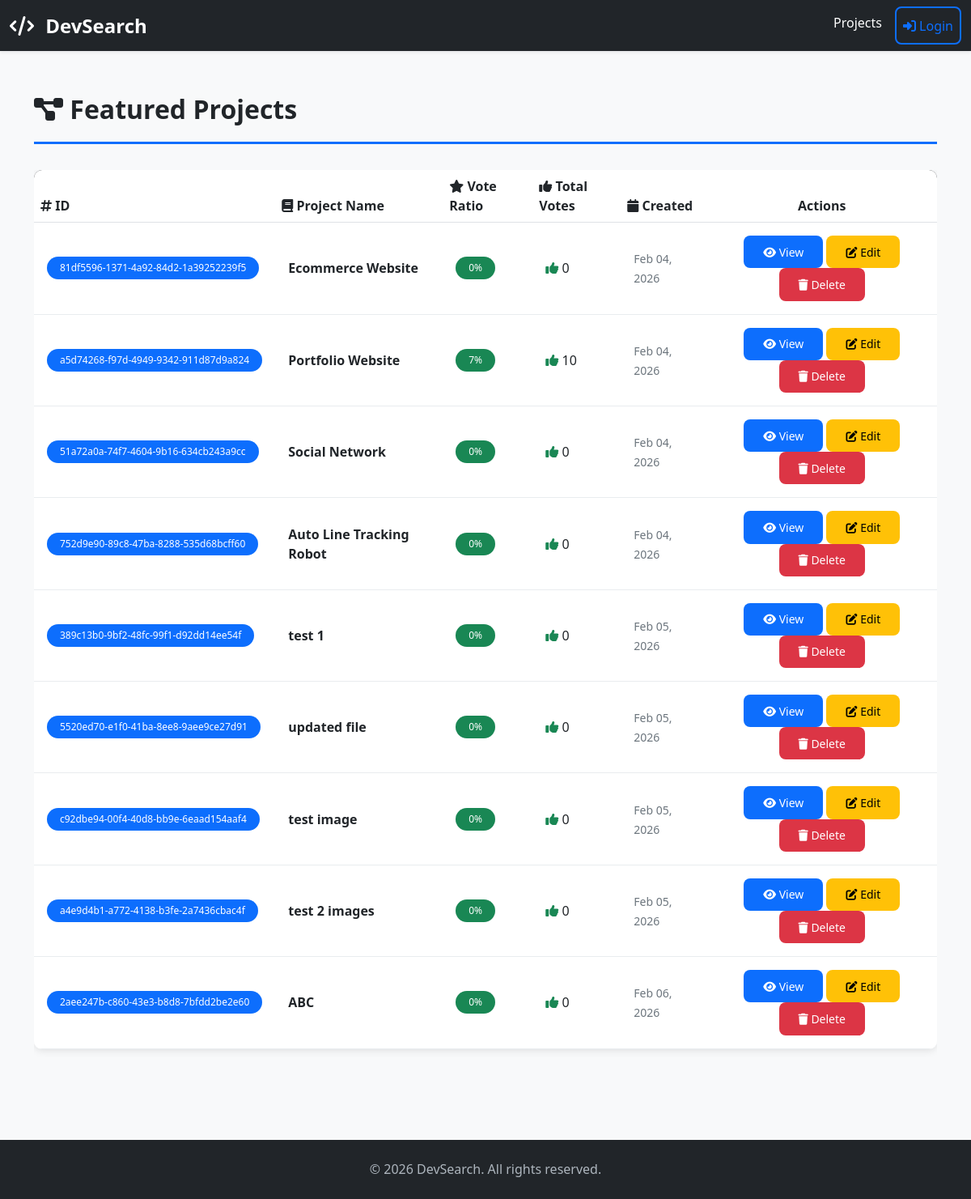
The page / on the database its author committed.
### projects/models.py (models this page shows, shortened)
class Project(models.Model):
    title = models.CharField(max_length=200)
    tags = models.ManyToManyField('Tag',blank=True)
    description = models.TextField(null=True,blank=True)
    featured_image = models.ImageField(null=True,blank=True,default='default.jpg')
    demo_link = models.CharField(max_length=2000,null=True,blank=True)
    source_link = models.CharField(max_length=2000,null=True,blank=True)
    vote_total = models.IntegerField(default=0,null=True,blank=True)
    vote_ratio = models.IntegerField(default=0,null=True,blank=True)
    created = models.DateTimeField(auto_now_add=True)
    id = models.UUIDField(default=uuid.uuid4,unique=True,primary_key=True,editable=False)

### projects/views.py (the view)
# urls.py: path('',include('projects.urls')),
def projects(request):
    projects = Project.objects.all()
    context = {'projects':projects}
    return render(request,'projects/projects.html',context)

### projects/templates/projects/projects.html (shortened to what this page needs)
{% extends 'main.html' %}
{% block content %}
<div class="container">
    <div class="section-title">
        <i class="fas fa-project-diagram"></i> Featured Projects
    </div>
    {% if projects %}
    <div class="table-responsive">
        <table class="table table-hover">
            <thead>
                <tr>
                    <th><i class="fas fa-hashtag"></i> ID</th>
                    <th><i class="fas fa-book"></i> Project Name</th>
                    <th><i class="fas fa-star"></i> Vote Ratio</th>
                    <th><i class="fas fa-thumbs-up"></i> Total Votes</th>
                    <th><i class="fas fa-calendar"></i> Created</th>
                    <th class="text-center">Actions</th>
                </tr>
            </thead>
            <tbody>
                {% for project in projects %}
                <tr class="fade-in">
                    <td><span class="badge bg-primary">{{ project.id }}</span></td>
                    <td>
                        <strong>{{ project.title }}</strong>
                    </td>
                    <td>
                        <span class="badge bg-success">{{ project.vote_ratio }}%</span>
                    </td>
                    <td>
                        <i class="fas fa-thumbs-up text-success"></i> {{ project.vote_total }}
                    </td>
                    <td>
                        <small class="text-muted">{{ project.created|date:"M d, Y" }}</small>
                    </td>
                    <td class="text-center">
                        <a href="{% url 'project' project.id %}" class="btn btn-sm btn-primary" title="View Project">
                            <i class="fas fa-eye"></i> View
                        </a>
                        <a href="{% url 'update-project' project.id %}" class="btn btn-sm btn-warning" title="Edit Project">
                            <i class="fas fa-edit"></i> Edit
                        </a>
                        <a href="{% url 'delete-project' project.id %}" class="btn btn-sm btn-danger" title="Delete Project">
                            <i class="fas fa-trash"></i> Delete
                        </a>
                    </td>
                </tr>
                {% endfor %}
            </tbody>
        </table>
    </div>
    {% else %}
    <div class="alert alert-info text-center py-5">
        <i class="fas fa-inbox fa-3x mb-3"></i>
        <p class="mt-3">No projects yet. <a href="{% url 'create-project' %}">Create your first project</a></p>
    </div>
    {% endif %}
</div>
{% endblock content %}

### static/styles/main.css (style rules this page uses)
:root { --primary-color: #0d6efd; --secondary-color: #6c757d; --success-color: #198754; --danger-color: #dc3545; --warning-color: #ffc107; --dark-color: #212529; --light-color: #f8f9fa; }
* { margin: 0; padding: 0; box-sizing: border-box; }
body { font-family: 'Segoe UI', Tahoma, Geneva, Verdana, sans-serif; color: var(--dark-color); background-color: #f5f5f5; }
a { color: var(--primary-color); text-decoration: none; transition: all 0.3s ease; }
.btn { border-radius: 8px; font-weight: 500; padding: 0.6rem 1.5rem; transition: all 0.3s ease; border: none; }
.btn-primary { background-color: var(--primary-color); }
.btn-danger { background-color: var(--danger-color); }
.table { background-color: white; border-radius: 10px; overflow: hidden; box-shadow: 0 2px 10px rgba(0, 0, 0, 0.1); }
.table thead { background-color: var(--dark-color); color: white; }
.table tbody tr { border-bottom: 1px solid #e9ecef; transition: all 0.3s ease; }
.table td { vertical-align: middle; padding: 1rem; }
.badge { padding: 0.5rem 1rem; border-radius: 20px; font-weight: 500; }
.section-title { font-size: 2rem; font-weight: 700; color: var(--dark-color); margin-bottom: 2rem; border-bottom: 3px solid var(--primary-color); padding-bottom: 1rem; }
.text-muted { color: #6c757d !important; }
.text-success { color: var(--success-color) !important; }
.fade-in { animation: fadeIn 0.3s ease-in; }

### rows shown on the page
Project: id "81df5596-1371-4a92-84d2-1a39252239f5", title "Ecommerce Website", vote_ratio "0", vote_total "0", created "Feb 04, 2026"
Project: id "a5d74268-f97d-4949-9342-911d87d9a824", title "Portfolio Website", vote_ratio "7", vote_total "10", created "Feb 04, 2026"
Project: id "51a72a0a-74f7-4604-9b16-634cb243a9cc", title "Social Network", vote_ratio "0", vote_total "0", created "Feb 04, 2026"
Project: id "752d9e90-89c8-47ba-8288-535d68bcff60", title "Auto Line Tracking Robot", vote_ratio "0", vote_total "0", created "Feb 04, 2026"
Project: id "389c13b0-9bf2-48fc-99f1-d92dd14ee54f", title "test 1", vote_ratio "0", vote_total "0", created "Feb 05, 2026"
Project: id "5520ed70-e1f0-41ba-8ee8-9aee9ce27d91", title "updated file", vote_ratio "0", vote_total "0", created "Feb 05, 2026"
Project: id "c92dbe94-00f4-40d8-bb9e-6eaad154aaf4", title "test image", vote_ratio "0", vote_total "0", created "Feb 05, 2026"
Project: id "a4e9d4b1-a772-4138-b3fe-2a7436cbac4f", title "test 2 images", vote_ratio "0", vote_total "0", created "Feb 05, 2026"
Project: id "2aee247b-c860-43e3-b8d8-7bfdd2be2e60", title "ABC", vote_ratio "0", vote_total "0", created "Feb 06, 2026"
